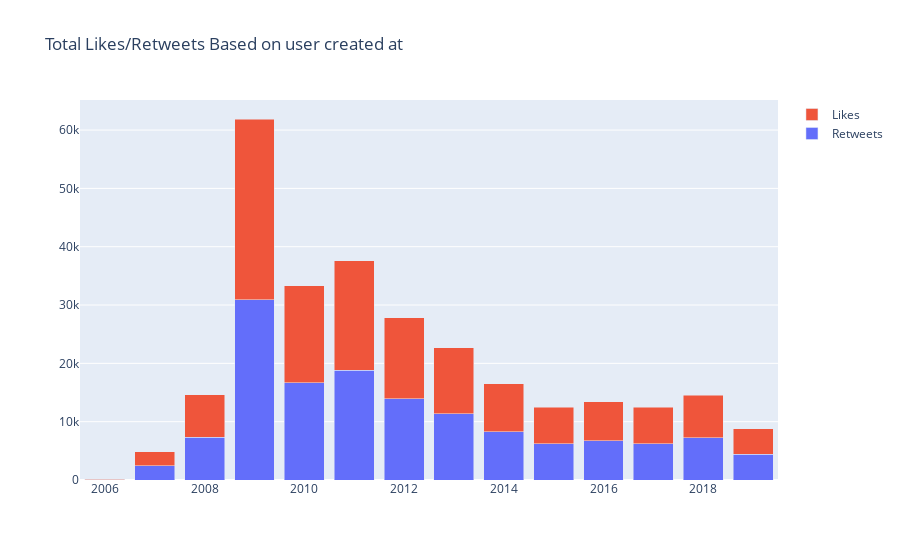

Notebook cell for this chart:
### Code cell
#now group by year for created at
#NOTE: WE MIGHT WANT TO NORMALIZE THIS
groups = df.set_index('user_created_at').groupby(pd.Grouper(freq='Y')).count()
strs = [pd.to_datetime(i).strftime("%Y") for i in groups.index.values]

fig = go.Figure(data = [
    go.Bar(
        name='Retweets',
        x= strs, # assign x as the dataframe column 'x'
        y=groups['retweet_count']
    ),
    go.Bar(
        name='Likes',
        x=strs, # assign x as the dataframe column 'x'
        y=groups['favorite_count']
    )
])
fig.update_layout(barmode='stack', title="Total Likes/Retweets Based on user created at")
fig.show()

### Figure 1 — Plotly figure (JSON) as saved in the notebook; plotly's stock layout.template omitted (floating-point values rounded to 4 significant figures)
{"data": [{"name": "Retweets", "type": "bar", "x": ["2006", "2007", "2008", "2009", "2010", "2011", "2012", "2013", "2014", "2015", "2016", "2017", "2018", "2019"], "y": [81, 2440, 7315, 30948, 16663, 18793, 13930, 11320, 8240, 6233, 6708, 6235, 7261, 4403]}, {"name": "Likes", "type": "bar", "x": ["2006", "2007", "2008", "2009", "2010", "2011", "2012", "2013", "2014", "2015", "2016", "2017", "2018", "2019"], "y": [81, 2440, 7315, 30948, 16663, 18793, 13930, 11320, 8240, 6233, 6708, 6235, 7261, 4403]}], "layout": {"barmode": "stack", "title": {"text": "Total Likes/Retweets Based on user created at"}}}
